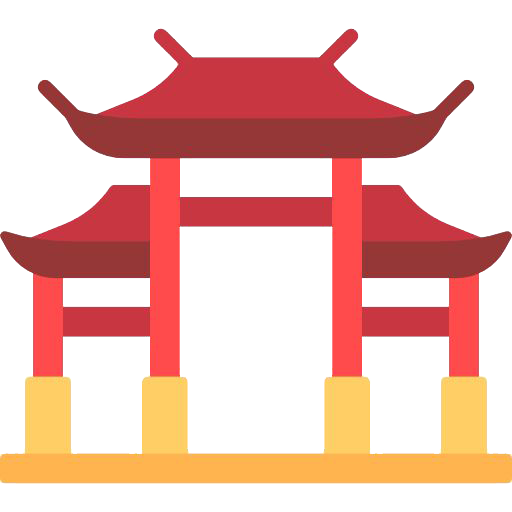
#> input picture destinations/destinations_icon.png, 512 x 512 px, found by its file name
$ python view_destinations.py   (older library calls are emulated)
#> lines starting #> are read from the running program, lines starting #| are printed output that depends on the picture
import tkinter as tk
from tkinter import PhotoImage, font
from PIL import ImageTk, Image
from tkinter import ttk
import csv

def view_destinations():
    flights = tk.Toplevel()
    flights.title("View Destinations")

    # Set the icon photo for the Toplevel window
    image = Image.open("destinations/destinations_icon.png")
#> image is the input picture: PIL image 512x512 RGBA; mean R, G, B, A 226.6, 156.1, 140.8, 103.9
    icon = ImageTk.PhotoImage(image)
    flights.iconphoto(False, icon)

    flights.geometry('1400x800')
    flights.configure(bg='white')

    # Load the top image
    top_image = Image.open('destinations/destination.png')
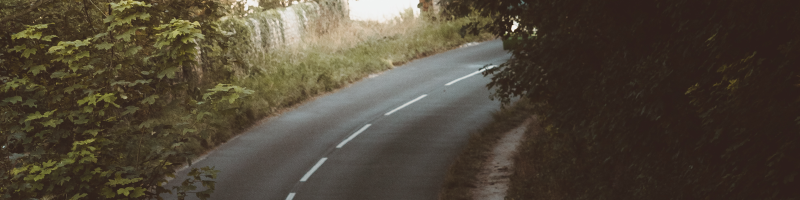
#> input picture destinations/destination.png, 1600 x 400 px, found by its file name (shown at 1/2 size)
#> top_image is the input picture: PIL image 1600x400 RGBA; mean R, G, B, A 79.4, 70.3, 56.1, 255
    top_image = top_image.resize((1400, 300), Image.ANTIALIAS)
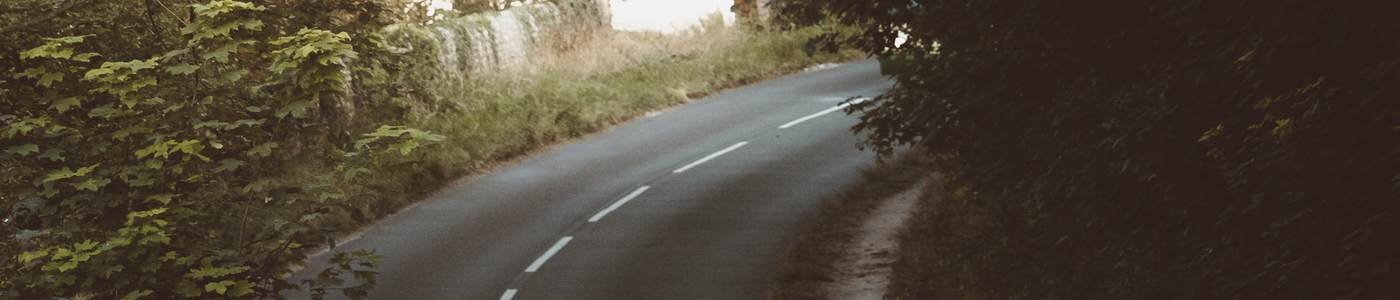
#> top_image: PIL image 1400x300 RGBA; mean R, G, B, A 79.4, 70.3, 56.1, 255
    top_image = ImageTk.PhotoImage(top_image)

    header_label = tk.Label(flights, image=top_image, bg='white')
    header_label.image = top_image
    header_label.pack()

    # Section Line
    canvas = tk.Canvas(flights, width=1400, height=2, bg='#00B2EE', highlightthickness=0)
    canvas.pack()

    # Custom font for welcome message
    custom_font = font.Font(family="Helvetica", size=18, weight="bold")

    welcome_label = tk.Label(flights, text="Destinations", font=custom_font, bg="white", fg="#00B2EE")
    welcome_label.pack(pady=20)

    # Create a Treeview widget for displaying the table
    tree = ttk.Treeview(flights, columns=("Name", "Country"))

    # Define column names
    tree.heading("#1", text="Name")
    tree.heading("#2", text="Country")

    # Set column text color to light blue
    style = ttk.Style()
    style.configure("Treeview.Heading", foreground="#00B2EE")


    # Add a vertical scrollbar
    vsb = ttk.Scrollbar(flights, orient="vertical", command=tree.yview)
    tree.configure(yscrollcommand=vsb.set)

    # Read data from a CSV file and insert it into the table
    with open("destinations/destinations.csv", "r") as file:
#> (reads destinations/destinations.csv from the repository)
        csv_reader = csv.reader(file)
        for row in csv_reader:
            tree.insert("", "end", values=row)

    # Pack the Treeview and scrollbar
    tree.pack(expand=True, fill="both")
    vsb.pack(side="right", fill="y")

    # Create a ttk Style to set the background color
    style = ttk.Style()
    style.configure("Background.TFrame", background="#00B2EE")

    # Section Line
    canvas = tk.Canvas(flights, width=1400, height=2, bg='#00B2EE', highlightthickness=0)
    canvas.pack()

    btn_frame = ttk.Frame(flights, style="Background.TFrame")
    btn_frame.pack(pady=20, fill="x",side="bottom")

    close_btn = tk.Button(btn_frame, text="Close", command=flights.destroy, width=100,foreground="white", border=0, background="#00B2EE")
    close_btn.grid(row=0, column=4, padx=10)

# Call the view_flights function to display the window
if __name__ == "__main__":
    view_destinations()
